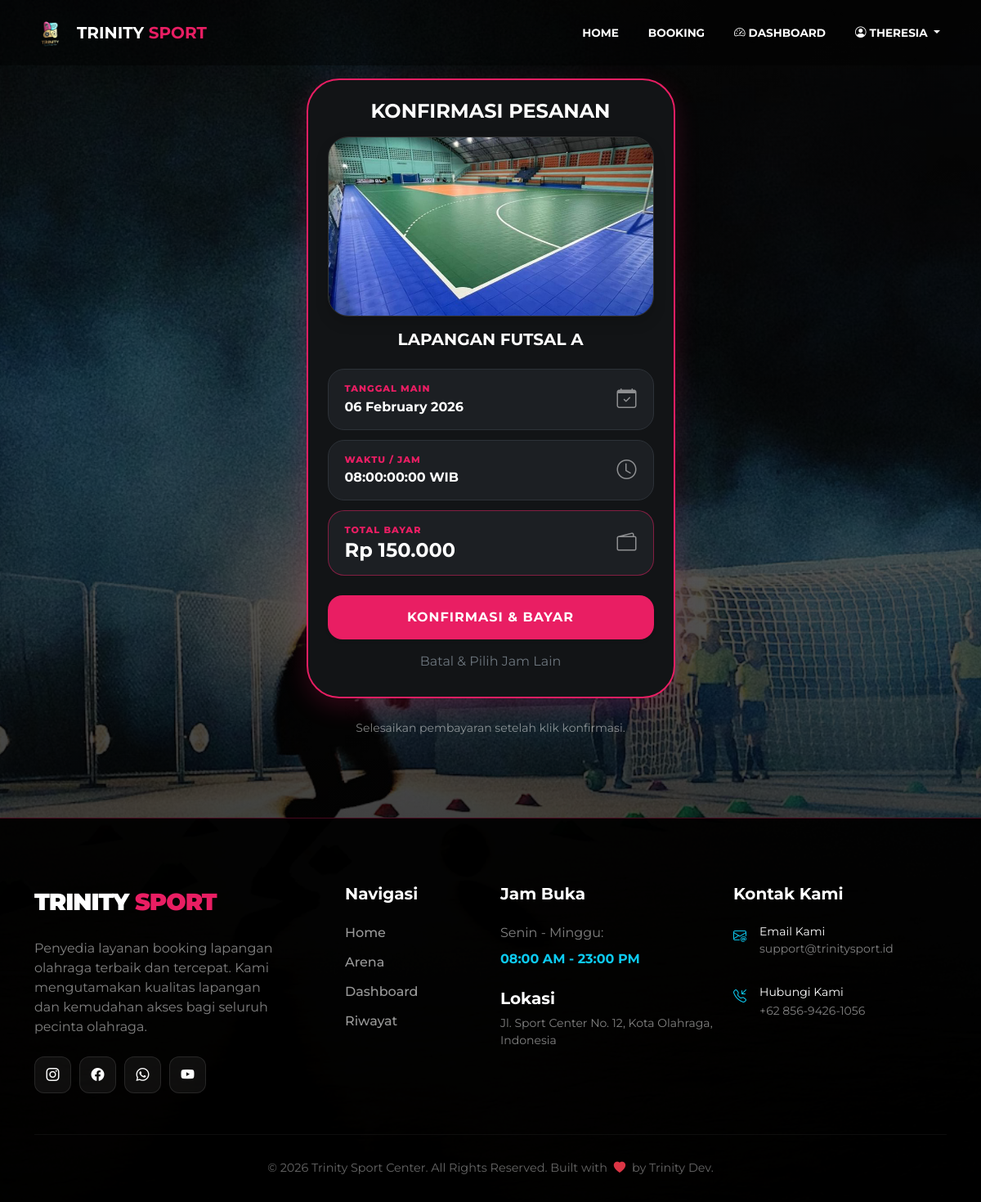
The app's page /user/konfirmasi.php?id=1&jam=08:00:00&tgl=2026-02-06 (signed in) with its own data.
### tables this page shows
CREATE TABLE `lapangan` (
  `id_lapangan` int(11) NOT NULL,
  `nama_lapangan` varchar(50) NOT NULL,
  `jenis` enum('futsal','badminton') NOT NULL,
  `harga_per_jam` int(11) NOT NULL,
  `foto` varchar(255) DEFAULT NULL
);

### user/konfirmasi.php (the view, shortened to what this page needs)
<?php
require '../config/database.php';
$id_lapangan = isset($_GET['id']) ? $_GET['id'] : 0;
$jam_kode = isset($_GET['jam']) ? $_GET['jam'] : '';
$tgl_pilih = isset($_GET['tgl']) ? $_GET['tgl'] : '';
$query_lap = mysqli_query($conn, "SELECT * FROM lapangan WHERE id_lapangan = '$id_lapangan'");
$lap = mysqli_fetch_assoc($query_lap);
include '../includes/header.php';
?>
<div class="container mt-5 pt-5">
    <div class="row justify-content-center">
        <div class="col-md-5">
            <div class="card-konfirmasi p-4">
                <div class="text-center mb-4">
                    <h4 class="text-white fw-bold mb-3">KONFIRMASI PESANAN</h4>
                    <img src="../assets/images/<?= $lap['foto']; ?>" class="img-confirm-full shadow">
                    <h5 class="text-white fw-bold mt-3 text-uppercase"><?= $lap['nama_lapangan']; ?></h5>
                </div>
                <div class="info-item">
                    <div>
                        <span class="label-kecil">Tanggal Main</span>
                        <p class="text-putih"><?= date('d F Y', strtotime($tgl_pilih)); ?></p>
                    </div>
                    <i class="bi bi-calendar-check text-white-50 fs-4"></i>
                </div>
                <div class="info-item">
                    <div>
                        <span class="label-kecil">Waktu / Jam</span>
                        <p class="text-putih"><?= $jam_kode ?>:00 WIB</p>
                    </div>
                    <i class="bi bi-clock text-white-50 fs-4"></i>
                </div>
                <div class="info-item border-pink" style="border-color: rgba(233, 30, 99, 0.5);">
                    <div>
                        <span class="label-kecil">Total Bayar</span>
                        <h4 class="text-white fw-bolder m-0">Rp <?= number_format($lap['harga_per_jam'], 0, ',', '.'); ?></h4>
                    </div>
                    <i class="bi bi-wallet2 text-white-50 fs-4"></i>
                </div>
                <form action="proses_booking.php" method="POST" class="mt-4">
                    <div class="d-grid gap-2">
                        <button type="submit" name="submit_booking" class="btn btn-pink shadow-sm">
                            KONFIRMASI & BAYAR
                        </button>
                        <a href="booking.php?id=<?= $id_lapangan ?>&tgl=<?= $tgl_pilih ?>" class="btn btn-link text-secondary text-decoration-none small">
                            Batal & Pilih Jam Lain
                        </a>
                    </div>
                </form>
            </div>
            <div class="text-center mt-4 mb-5">
                <small class="text-white-50">Selesaikan pembayaran setelah klik konfirmasi.</small>
            </div>
        </div>
    </div>
</div>
<?php include '../includes/footer.php'; ?>

### user/konfirmasi.php (style rules this page uses)
.card-konfirmasi { background: #121416; border: 2px solid #e91e63; border-radius: 40px; overflow: hidden; box-shadow: 0 10px 30px rgba(233, 30, 99, 0.2); }
.img-confirm-full { width: 100%; height: 220px; object-fit: cover; border-radius: 25px; border: 1px solid #333; }
.info-item { background: #1c1f23; border-radius: 20px; padding: 15px 20px; margin-bottom: 12px; border: 1px solid #2d3238; display: flex; justify-content: space-between; align-items: center; }
.label-kecil { color: #e91e63; font-size: 0.7rem; font-weight: 800; text-transform: uppercase; letter-spacing: 1px; display: block; margin-bottom: 2px; }
.btn-pink { background: #e91e63; color: white; border: none; border-radius: 18px; font-weight: 700; padding: 15px; transition: 0.3s; text-transform: uppercase; letter-spacing: 1px; }
.text-putih { color: #ffffff; font-weight: 700; margin: 0; }

### records on screen
lapangan: foto (picture), nama_lapangan "LAPANGAN FUTSAL A", harga_per_jam "150.000"

### other values on screen
$_SESSION['nama'] "THERESIA"
date('d F Y', strtotime($tgl_pilih)) "06 February 2026"
$jam_kode "08:00:00"
